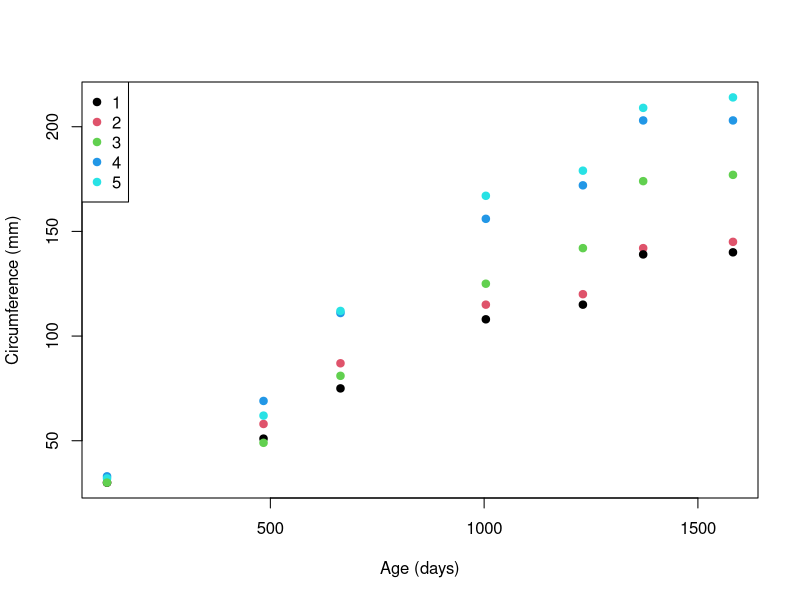
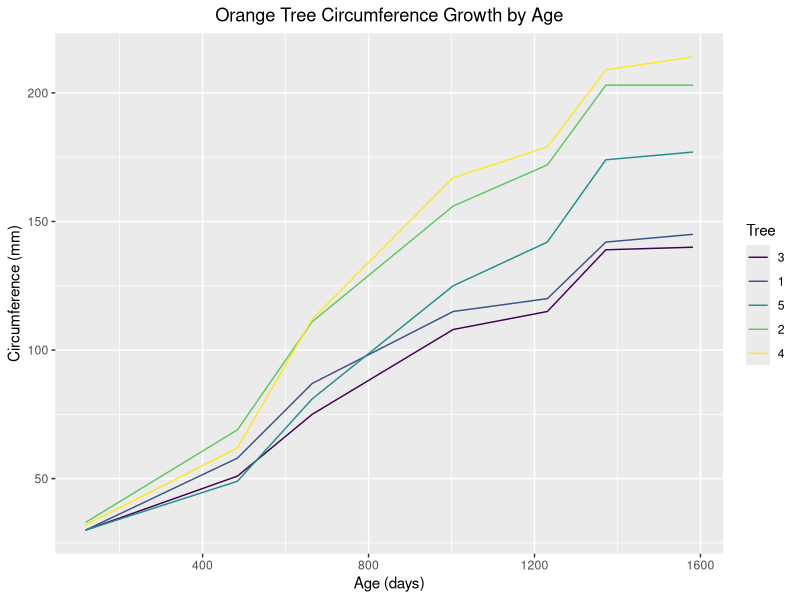
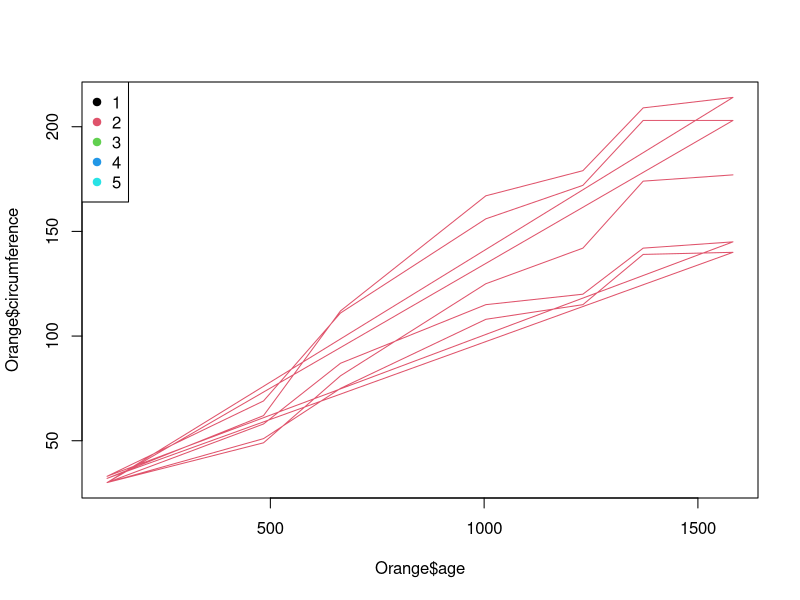

These figures' R source, in order:
## ---- chunk 1
knitr::opts_chunk$set(echo = TRUE)
## ---- chunk 2
data(Orange)
plot(Orange$age,Orange$circumference,xlab="Age (days)",ylab="Circumference (mm)",pch=19,col=Orange$Tree)
legend('topleft',sort(levels(Orange$Tree)),col=1:length(levels(Orange$Tree)),pch=19)
## ---- chunk 3
library(ggplot2) 
ggplot(Orange, aes(x = age, y = circumference, color = Tree)) +
  geom_line() +
  labs(x = "Age (days)", y = "Circumference (mm)", title = "Orange Tree Circumference Growth by Age") +
  theme(plot.title = element_text(hjust = 0.5))
## ---- chunk 4
library(viridis)
tree.colors <- viridis(nlevels(Orange$Tree))

plot(x=Orange$age,y=Orange$circumference, type ='l',col=Orange$Tree)
legend('topleft',sort(levels(Orange$Tree)),col=1:length(levels(Orange$Tree)),pch=19)
